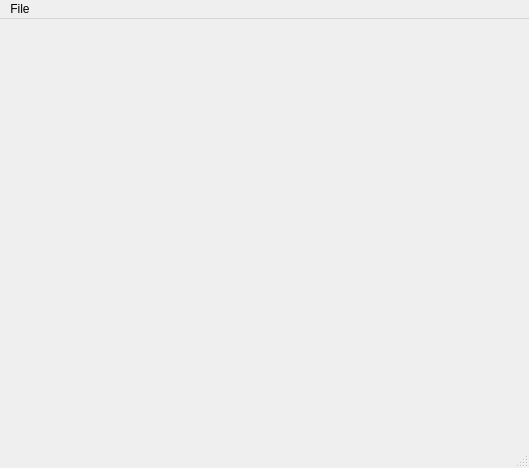
<?xml version="1.0" encoding="UTF-8"?>
<ui version="4.0">
 <class>Desktop</class>
 <widget class="QMainWindow" name="Desktop">
  <property name="geometry">
   <rect>
    <x>0</x>
    <y>0</y>
    <width>529</width>
    <height>468</height>
   </rect>
  </property>
  <property name="windowTitle">
   <string>MainWindow</string>
  </property>
  <widget class="QWidget" name="centralwidget"/>
  <widget class="QMenuBar" name="menubar">
   <property name="geometry">
    <rect>
     <x>0</x>
     <y>0</y>
     <width>529</width>
     <height>20</height>
    </rect>
   </property>
   <widget class="QMenu" name="menuFile">
    <property name="title">
     <string>File</string>
    </property>
    <addaction name="actionQuit"/>
   </widget>
   <addaction name="menuFile"/>
  </widget>
  <widget class="QStatusBar" name="statusbar"/>
  <action name="actionQuit">
   <property name="text">
    <string>Quit</string>
   </property>
   <property name="shortcut">
    <string>Ctrl+Q</string>
   </property>
  </action>
 </widget>
 <resources/>
 <connections/>
</ui>
